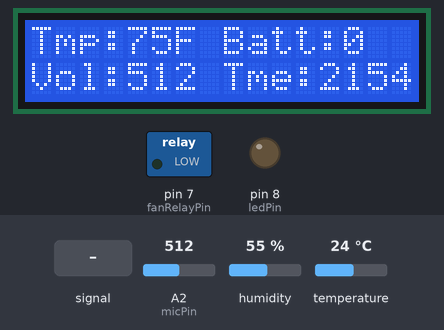
Simulated run of this sketch. Board: Arduino Leonardo, built with avr-gcc and run on an emulated ATmega32U4. Parts: 16×2 character LCD, switched loads named in the sketch (green lamp = pin HIGH), output pins drawn as LEDs (lit = HIGH). The inputs (shaded band) are chosen by the test bench; at power-on: A2 (micPin) = 512, temperature 24 °C, humidity 55 %. Pins used as bus, display or sensor lines are not drawn.

Above: at 1.2 s.
1.3 s: A2 (micPin) fed a 200 Hz sine of ±81 counts around its level
At 1.45 s:
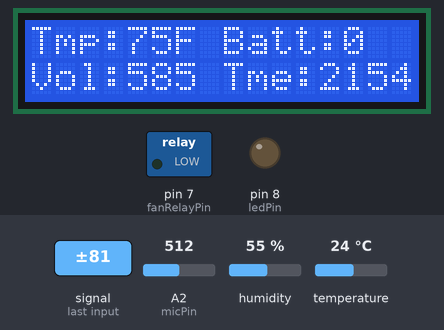
2.8 s: A2 (micPin) set to 716
At 4.0 s:
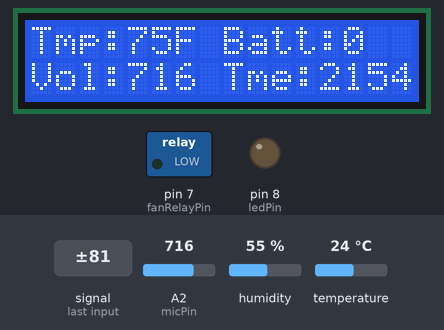
4.3 s: temperature set to 12 °C
At 7.2 s:
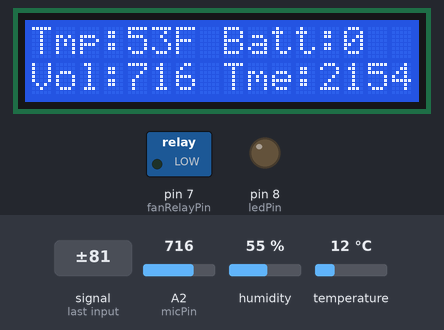
7.5 s: A2 (micPin) fed a 1000 Hz sine of ±255 counts around its level
At 7.65 s:
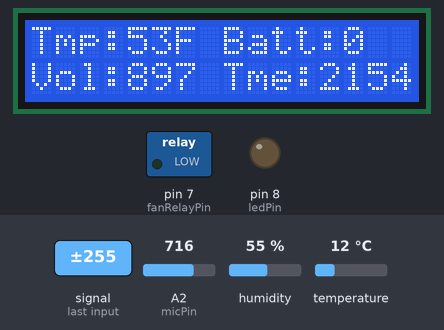
9.0 s: humidity set to 22 %
At 10.4 s:
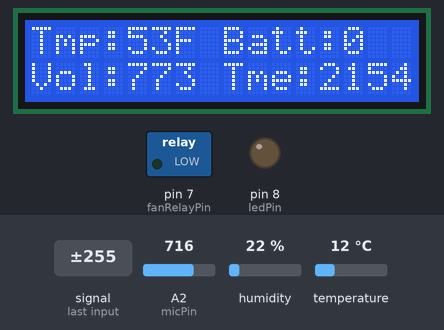
11.7 s: A2 (micPin) set to 900
At 12.1 s:
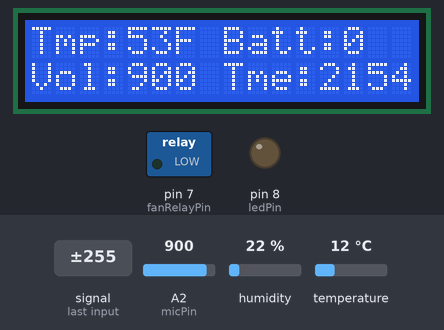
Timing chart, 0 to 14.2 s (numbered marks = the images above; inputs shaded):
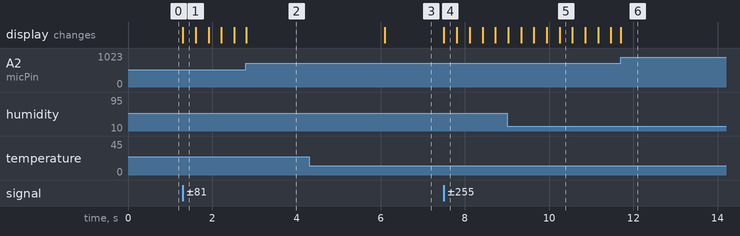

The sketch:

deadmau5.ino
```cpp
/***********************************************************************************
Created by: Leonardo Merza
Version: 0.1
***********************************************************************************/

/***********************************************************************************
Imports
***********************************************************************************/
#include <LiquidCrystal.h>
#include <DHT.h>
#include <Adafruit_NeoPixel.h>
//#include "WS2812_Definitions.h" // added color names but probably wont need it if using HEX values

/***********************************************************************************
Variables
***********************************************************************************/
// RS, E, DB4, DB5, DB6, DB7 pins
int RSpin = 12;
int ePin = 11;
int db4Pin = 5;
int db5Pin = 4;
int db6Pin = 3;
int db7Pin = 2;

int lcdWidth = 16;
int lcdHeight = 2;

int batteryADC = A0; // ADC for battery check
int batteryValue = 0; // Value from ADC for battery

int dhtPin = 6;
int fanRelayPin = 7;
int ledPin = 8; // need to string all LEDs together

int micPin = A2;
int msgeq7AnalogPin = A1; // pin for msgeq7 input
int strobePin = 9; // msgeq7 strobe pin for cycling through channels
int resetPin = 10; // reset pin of the msgeq7

int spectrumValue = 0; // current spectrum value
int highLowDelay = 0; // delay of resetting msgeq7
int strobeDelay_USec = 15; // delay to settle input recording in microseconds
int numberOfChannels = 7; // number of channels in
int divider = 100;
int multiplier = 1;

LiquidCrystal lcd(RSpin, ePin, db4Pin, db5Pin, db6Pin, db7Pin);
DHT dht;


/*********************************************************************************/
void setup(){
  Serial.begin(9600);

  dht.setup(dhtPin);
  lcd.begin(lcdWidth, lcdHeight);

  pinMode(batteryADC, INPUT);
  pinMode(fanRelayPin, OUTPUT);

  pinMode(micPin, INPUT);

  // turn on pins for msgeq7
  pinMode(msgeq7AnalogPin, INPUT);
  pinMode(strobePin, OUTPUT);
  pinMode(resetPin, OUTPUT);

  for(int i=0;i<8;i++) {
    pinMode(i+2,OUTPUT);
  } // for(int i=0;i<8;i++)

  // reset msgeq7
  digitalWrite(resetPin, LOW);
  digitalWrite(strobePin, HIGH);
} // void setup(){

/***********************************************************************************/
void loop(){
  // get DHT value
  int temperature = dht.toFahrenheit(dht.getTemperature());

  // set lcd and write temp values
  lcd.setCursor(0, 0);
  lcd.print("Tmp:");
  lcd.setCursor(4, 0);
  lcd.print(temperature);
  if(temperature > 100){
    lcd.setCursor(7, 0);
  }
  else{
    lcd.setCursor(6, 0);
  }
  lcd.print("F");

  // set batt value
  lcd.setCursor(8, 0);
  lcd.print("Batt:");
  lcd.setCursor(13, 0);
  lcd.print(batteryValue);

  // set volume value
  int micVol = analogRead(micPin);
  lcd.setCursor(0, 1);
  lcd.print("Vol:");
  lcd.setCursor(4, 1);
  lcd.print(micVol);

  if(micVol < 1000){
  	lcd.setCursor(7, 1);
  	lcd.print(" ");
  } // if(micVol < 1000)

  // set time?
  lcd.setCursor(8, 1);
  lcd.print("Tme:");
  lcd.setCursor(12, 1);
  lcd.print("2154");
 // msgeq7

}


void msgeq7(){
 digitalWrite(resetPin, HIGH);
 delay(highLowDelay);
 digitalWrite(resetPin, LOW);

 for (int i=0; i<numberOfChannels;i++) {
   // start reading channel by changing strobe to low
   digitalWrite(strobePin, LOW);
   // allows input to settle to get accurate reading
   delayMicroseconds(strobeDelay_USec);
   // read value of current pin from msgeq7
   spectrumValue = analogRead(msgeq7AnalogPin);
   // print out value to serial monitor
   Serial.print(spectrumValue);
   Serial.print(" ");
  // strobe pin high the low to go to next channel on msgeq7
   digitalWrite(strobePin, HIGH);
 } // for (int i = 0; i < numberOfChannels; i++)

 Serial.println();
}
```

WS2812_Definitions.ino
```cpp
#define TOP_DOWN 0
#define DOWN_TOP 1

#define BLACK			0x000000
#define NAVY			0x000080
#define DARKBLUE		0x00008B
#define MEDIUMBLUE		0x0000CD
#define BLUE			0x0000FF
#define DARKGREEN		0x006400
#define GREEN			0x008000
#define TEAL			0x008080
#define DARKCYAN		0x008B8B
#define DEEPSKYBLUE		0x00BFFF
#define DARKTURQUOISE		0x00CED1
#define MEDIUMSPRINGGREEN	0x00FA9A
#define LIME			0x00FF00
#define SPRINGGREEN		0x00FF7F
#define AQUA			0x00FFFF
#define CYAN			0x00FFFF
#define MIDNIGHTBLUE		0x191970
#define DODGERBLUE		0x1E90FF
#define LIGHTSEAGREEN		0x20B2AA
#define FORESTGREEN		0x228B22
#define SEAGREEN		0x2E8B57
#define DARKSLATEGRAY		0x2F4F4F
#define LIMEGREEN		0x32CD32
#define MEDIUMSEAGREEN		0x3CB371
#define TURQUOISE		0x40E0D0
#define ROYALBLUE		0x4169E1
#define STEELBLUE		0x4682B4
#define DARKSLATEBLUE		0x483D8B
#define MEDIUMTURQUOISE		0x48D1CC
#define INDIGO 			0x4B0082
#define DARKOLIVEGREEN		0x556B2F
#define CADETBLUE		0x5F9EA0
#define CORNFLOWERBLUE		0x6495ED
#define MEDIUMAQUAMARINE	0x66CDAA
#define DIMGRAY			0x696969
#define SLATEBLUE		0x6A5ACD
#define OLIVEDRAB		0x6B8E23
#define SLATEGRAY		0x708090
#define LIGHTSLATEGRAY		0x778899
#define MEDIUMSLATEBLUE		0x7B68EE
#define LAWNGREEN		0x7CFC00
#define CHARTREUSE		0x7FFF00
#define AQUAMARINE		0x7FFFD4
#define MAROON			0x800000
#define PURPLE			0x800080
#define OLIVE			0x808000
#define GRAY			0x808080
#define SKYBLUE			0x87CEEB
#define LIGHTSKYBLUE		0x87CEFA
#define BLUEVIOLET		0x8A2BE2
#define DARKRED			0x8B0000
#define DARKMAGENTA		0x8B008B
#define SADDLEBROWN		0x8B4513
#define DARKSEAGREEN		0x8FBC8F
#define LIGHTGREEN		0x90EE90
#define MEDIUMPURPLE		0x9370DB
#define DARKVIOLET		0x9400D3
#define PALEGREEN		0x98FB98
#define DARKORCHID		0x9932CC
#define YELLOWGREEN		0x9ACD32
#define SIENNA			0xA0522D
#define BROWN			0xA52A2A
#define DARKGRAY		0xA9A9A9
#define LIGHTBLUE		0xADD8E6
#define GREENYELLOW		0xADFF2F
#define PALETURQUOISE	        0xAFEEEE
#define LIGHTSTEELBLUE		0xB0C4DE
#define POWDERBLUE		0xB0E0E6
#define FIREBRICK		0xB22222
#define DARKGOLDENROD		0xB8860B
#define MEDIUMORCHID		0xBA55D3
#define ROSYBROWN		0xBC8F8F
#define DARKKHAKI		0xBDB76B
#define SILVER			0xC0C0C0
#define MEDIUMVIOLETRED	        0xC71585
#define INDIANRED 		0xCD5C5C
#define PERU			0xCD853F
#define CHOCOLATE		0xD2691E
#define TAN			0xD2B48C
#define LIGHTGRAY		0xD3D3D3
#define THISTLE			0xD8BFD8
#define ORCHID			0xDA70D6
#define GOLDENROD		0xDAA520
#define PALEVIOLETRED		0xDB7093
#define CRIMSON			0xDC143C
#define GAINSBORO		0xDCDCDC
#define PLUM			0xDDA0DD
#define BURLYWOOD		0xDEB887
#define LIGHTCYAN		0xE0FFFF
#define LAVENDER		0xE6E6FA
#define DARKSALMON		0xE9967A
#define VIOLET			0xEE82EE
#define PALEGOLDENROD		0xEEE8AA
#define LIGHTCORAL		0xF08080
#define KHAKI			0xF0E68C
#define ALICEBLUE		0xF0F8FF
#define HONEYDEW		0xF0FFF0
#define AZURE			0xF0FFFF
#define SANDYBROWN		0xF4A460
#define WHEAT			0xF5DEB3
#define BEIGE			0xF5F5DC
#define WHITESMOKE		0xF5F5F5
#define MINTCREAM		0xF5FFFA
#define GHOSTWHITE		0xF8F8FF
#define SALMON			0xFA8072
#define ANTIQUEWHITE		0xFAEBD7
#define LINEN			0xFAF0E6
#define LIGHTGOLDENRODYELLOW	0xFAFAD2
#define OLDLACE			0xFDF5E6
#define RED			0xFF0000
#define FUCHSIA			0xFF00FF
#define MAGENTA			0xFF00FF
#define DEEPPINK		0xFF1493
#define ORANGERED		0xFF4500
#define TOMATO			0xFF6347
#define HOTPINK			0xFF69B4
#define CORAL			0xFF7F50
#define DARKORANGE		0xFF8C00
#define LIGHTSALMON		0xFFA07A
#define ORANGE			0xFFA500
#define LIGHTPINK		0xFFB6C1
#define PINK			0xFFC0CB
#define GOLD			0xFFD700
#define PEACHPUFF		0xFFDAB9
#define NAVAJOWHITE		0xFFDEAD
#define MOCCASIN		0xFFE4B5
#define BISQUE			0xFFE4C4
#define MISTYROSE		0xFFE4E1
#define BLANCHEDALMOND		0xFFEBCD
#define PAPAYAWHIP		0xFFEFD5
#define LAVENDERBLUSH		0xFFF0F5
#define SEASHELL		0xFFF5EE
#define CORNSILK		0xFFF8DC
#define LEMONCHIFFON		0xFFFACD
#define FLORALWHITE		0xFFFAF0
#define SNOW			0xFFFAFA
#define YELLOW			0xFFFF00
#define LIGHTYELLOW		0xFFFFE0
#define IVORY			0xFFFFF0
#define WHITE			0xFFFFFF
```

Measured:
- after the input at 1.3 s, the display: changes at once (image 1)
- after the input at 4.3 s, the display: changes after 1.8 s (image 3)
- after the input at 7.5 s, the display: changes at once (image 4)
